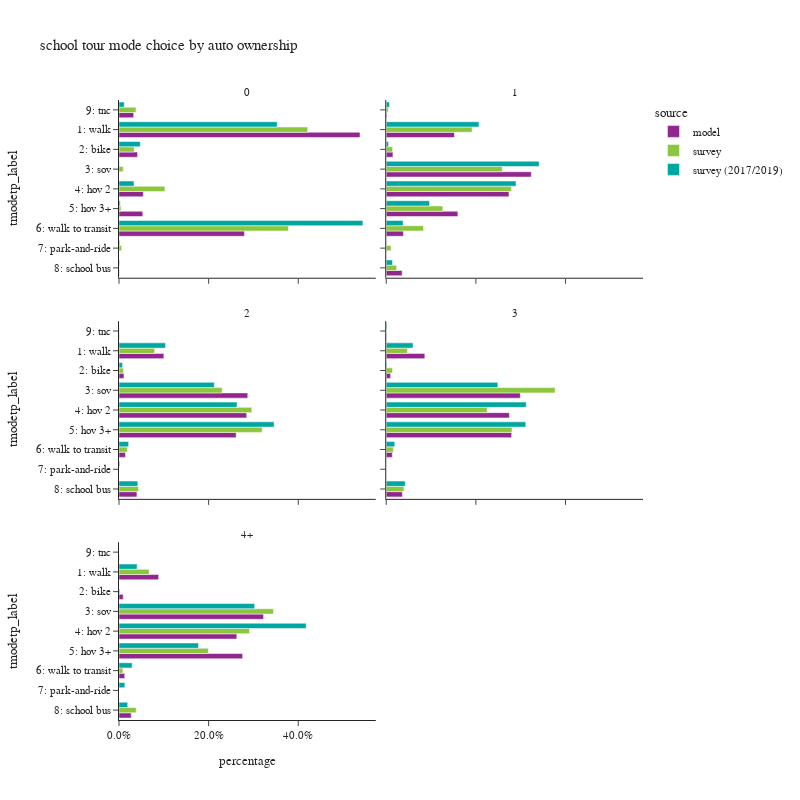

The code cell stored with this chart in its notebook:
### Code cell
plot_mode_choice(wk_tour.filter(pl.col('auto_ownership_4+')!="-1"),
                 "auto_ownership_4+",
                 {"auto_ownership_4+":["0","1","2","3","4+"],
                  "tmodetp_label":["1: walk","2: bike","3: sov","4: hov 2","5: hov 3+","6: walk to transit",
                                   "7: park-and-ride","8: school bus","9: other–survey only"]},
                 "auto ownership",2,800)

### Figure 1 — Plotly figure (JSON) as saved in the notebook; plotly's stock layout.template omitted (floating-point values rounded to 4 significant figures)
{"data": [{"alignmentgroup": "True", "customdata": [[9], [115720], [8895], [11664], [11410], [60247], [166], [7056]], "hovertemplate": "source=model<br>auto_ownership_4+=0<br>percentage=%{x}<br>tmodetp_label=%{y}<br>sample_count=%{customdata[0]}<extra></extra>", "legendgroup": "model", "marker": {"color": "#91268F", "pattern": {"shape": ""}}, "name": "model", "offsetgroup": "model", "orientation": "h", "showlegend": true, "textposition": "auto", "type": "bar", "x": [4.183e-05, 0.5378, 0.04134, 0.05421, 0.05303, 0.28, 0.0007715, 0.03279], "xaxis": "x5", "y": [null, "1: walk", "2: bike", "4: hov 2", "5: hov 3+", "6: walk to transit", "8: school bus", "9: tnc"], "yaxis": "y5"}, {"alignmentgroup": "True", "customdata": [[24], [140041], [13770], [297763], [251911], [146991], [35311], [32646], [1348]], "hovertemplate": "source=model<br>auto_ownership_4+=1<br>percentage=%{x}<br>tmodetp_label=%{y}<br>sample_count=%{customdata[0]}<extra></extra>", "legendgroup": "model", "marker": {"color": "#91268F", "pattern": {"shape": ""}}, "name": "model", "offsetgroup": "model", "orientation": "h", "showlegend": false, "textposition": "auto", "type": "bar", "x": [2.609e-05, 0.1523, 0.01497, 0.3237, 0.2739, 0.1598, 0.03839, 0.03549, 0.001466], "xaxis": "x6", "y": [null, "1: walk", "2: bike", "3: sov", "4: hov 2", "5: hov 3+", "6: walk to transit", "8: school bus", "9: tnc"], "yaxis": "y6"}, {"alignmentgroup": "True", "customdata": [[26], [158335], [17551], [454645], [450944], [413658], [22813], [63266], [1020]], "hovertemplate": "source=model<br>auto_ownership_4+=2<br>percentage=%{x}<br>tmodetp_label=%{y}<br>sample_count=%{customdata[0]}<extra></extra>", "legendgroup": "model", "marker": {"color": "#91268F", "pattern": {"shape": ""}}, "name": "model", "offsetgroup": "model", "orientation": "h", "showlegend": false, "textposition": "auto", "type": "bar", "x": [1.643e-05, 0.1001, 0.01109, 0.2873, 0.285, 0.2614, 0.01442, 0.03998, 0.0006446], "xaxis": "x3", "y": [null, "1: walk", "2: bike", "3: sov", "4: hov 2", "5: hov 3+", "6: walk to transit", "8: school bus", "9: tnc"], "yaxis": "y3"}, {"alignmentgroup": "True", "customdata": [[13], [69454], [7900], [241327], [221667], [225747], [10916], [29093], [483]], "hovertemplate": "source=model<br>auto_ownership_4+=3<br>percentage=%{x}<br>tmodetp_label=%{y}<br>sample_count=%{customdata[0]}<extra></extra>", "legendgroup": "model", "marker": {"color": "#91268F", "pattern": {"shape": ""}}, "name": "model", "offsetgroup": "model", "orientation": "h", "showlegend": false, "textposition": "auto", "type": "bar", "x": [1.612e-05, 0.08611, 0.009794, 0.2992, 0.2748, 0.2799, 0.01353, 0.03607, 0.0005988], "xaxis": "x4", "y": [null, "1: walk", "2: bike", "3: sov", "4: hov 2", "5: hov 3+", "6: walk to transit", "8: school bus", "9: tnc"], "yaxis": "y4"}, {"alignmentgroup": "True", "customdata": [[3], [43205], [4589], [157528], [128397], [134724], [6206], [13333], [276]], "hovertemplate": "source=model<br>auto_ownership_4+=4+<br>percentage=%{x}<br>tmodetp_label=%{y}<br>sample_count=%{customdata[0]}<extra></extra>", "legendgroup": "model", "marker": {"color": "#91268F", "pattern": {"shape": ""}}, "name": "model", "offsetgroup": "model", "orientation": "h", "showlegend": false, "textposition": "auto", "type": "bar", "x": [6.144e-06, 0.08849, 0.009399, 0.3226, 0.263, 0.2759, 0.01271, 0.02731, 0.0005653], "xaxis": "x", "y": [null, "1: walk", "2: bike", "3: sov", "4: hov 2", "5: hov 3+", "6: walk to transit", "8: school bus", "9: tnc"], "yaxis": "y"}, {"alignmentgroup": "True", "customdata": [[7], [262], [29], [11], [20], [13], [144], [5], [3], [14]], "hovertemplate": "source=survey<br>auto_ownership_4+=0<br>percentage=%{x}<br>tmodetp_label=%{y}<br>sample_count=%{customdata[0]}<extra></extra>", "legendgroup": "survey", "marker": {"color": "#8CC63E", "pattern": {"shape": ""}}, "name": "survey", "offsetgroup": "survey", "orientation": "h", "showlegend": true, "textposition": "auto", "type": "bar", "x": [0.006357, 0.4209, 0.034, 0.009471, 0.1025, 0.004403, 0.3781, 0.005851, 0.0005569, 0.03785], "xaxis": "x5", "y": [null, "1: walk", "2: bike", "3: sov", "4: hov 2", "5: hov 3+", "6: walk to transit", "7: park-and-ride", "8: school bus", "9: tnc"], "yaxis": "y5"}, {"alignmentgroup": "True", "customdata": [[10], [521], [70], [606], [427], [272], [77], [6], [41], [7]], "hovertemplate": "source=survey<br>auto_ownership_4+=1<br>percentage=%{x}<br>tmodetp_label=%{y}<br>sample_count=%{customdata[0]}<extra></extra>", "legendgroup": "survey", "marker": {"color": "#8CC63E", "pattern": {"shape": ""}}, "name": "survey", "offsetgroup": "survey", "orientation": "h", "showlegend": false, "textposition": "auto", "type": "bar", "x": [0.008335, 0.1916, 0.01421, 0.2591, 0.2793, 0.1263, 0.08316, 0.0106, 0.02322, 0.004247], "xaxis": "x6", "y": [null, "1: walk", "2: bike", "3: sov", "4: hov 2", "5: hov 3+", "6: walk to transit", "7: park-and-ride", "8: school bus", "9: tnc"], "yaxis": "y6"}, {"alignmentgroup": "True", "customdata": [[5], [263], [31], [548], [603], [548], [35], [5], [84], [5]], "hovertemplate": "source=survey<br>auto_ownership_4+=2<br>percentage=%{x}<br>tmodetp_label=%{y}<br>sample_count=%{customdata[0]}<extra></extra>", "legendgroup": "survey", "marker": {"color": "#8CC63E", "pattern": {"shape": ""}}, "name": "survey", "offsetgroup": "survey", "orientation": "h", "showlegend": false, "textposition": "auto", "type": "bar", "x": [0.0007936, 0.07954, 0.0098, 0.2302, 0.2963, 0.3196, 0.01867, 0.0003819, 0.04368, 0.0009201], "xaxis": "x3", "y": [null, "1: walk", "2: bike", "3: sov", "4: hov 2", "5: hov 3+", "6: walk to transit", "7: park-and-ride", "8: school bus", "9: tnc"], "yaxis": "y3"}, {"alignmentgroup": "True", "customdata": [[1], [48], [5], [217], [136], [105], [4], [26]], "hovertemplate": "source=survey<br>auto_ownership_4+=3<br>percentage=%{x}<br>tmodetp_label=%{y}<br>sample_count=%{customdata[0]}<extra></extra>", "legendgroup": "survey", "marker": {"color": "#8CC63E", "pattern": {"shape": ""}}, "name": "survey", "offsetgroup": "survey", "orientation": "h", "showlegend": false, "textposition": "auto", "type": "bar", "x": [0.0003416, 0.04728, 0.01397, 0.3769, 0.2253, 0.2808, 0.016, 0.03946], "xaxis": "x4", "y": [null, "1: walk", "2: bike", "3: sov", "4: hov 2", "5: hov 3+", "6: walk to transit", "8: school bus"], "yaxis": "y4"}, {"alignmentgroup": "True", "customdata": [[2], [15], [4], [85], [64], [27], [6], [8]], "hovertemplate": "source=survey<br>auto_ownership_4+=4+<br>percentage=%{x}<br>tmodetp_label=%{y}<br>sample_count=%{customdata[0]}<extra></extra>", "legendgroup": "survey", "marker": {"color": "#8CC63E", "pattern": {"shape": ""}}, "name": "survey", "offsetgroup": "survey", "orientation": "h", "showlegend": false, "textposition": "auto", "type": "bar", "x": [0.04823, 0.06724, 0.002324, 0.3447, 0.2912, 0.1993, 0.008629, 0.03834], "xaxis": "x", "y": [null, "1: walk", "2: bike", "3: sov", "4: hov 2", "5: hov 3+", "6: walk to transit", "8: school bus"], "yaxis": "y"}, {"alignmentgroup": "True", "customdata": [[8], [420], [36], [7], [32], [13], [340], [4], [3], [26]], "hovertemplate": "source=survey (2017/2019)<br>auto_ownership_4+=0<br>percentage=%{x}<br>tmodetp_label=%{y}<br>sample_count=%{customdata[0]}<extra></extra>", "legendgroup": "survey (2017/2019)", "marker": {"color": "#00A7A0", "pattern": {"shape": ""}}, "name": "survey (2017/2019)", "offsetgroup": "survey (2017/2019)", "orientation": "h", "showlegend": true, "textposition": "auto", "type": "bar", "x": [0.00322, 0.353, 0.04753, 0.0005918, 0.03353, 0.002715, 0.5444, 0.00178, 0.001484, 0.0118], "xaxis": "x5", "y": [null, "1: walk", "2: bike", "3: sov", "4: hov 2", "5: hov 3+", "6: walk to transit", "7: park-and-ride", "8: school bus", "9: tnc"], "yaxis": "y5"}, {"alignmentgroup": "True", "customdata": [[14], [1057], [58], [884], [808], [391], [252], [8], [44], [36]], "hovertemplate": "source=survey (2017/2019)<br>auto_ownership_4+=1<br>percentage=%{x}<br>tmodetp_label=%{y}<br>sample_count=%{customdata[0]}<extra></extra>", "legendgroup": "survey (2017/2019)", "marker": {"color": "#00A7A0", "pattern": {"shape": ""}}, "name": "survey (2017/2019)", "offsetgroup": "survey (2017/2019)", "orientation": "h", "showlegend": false, "textposition": "auto", "type": "bar", "x": [0.001195, 0.2069, 0.005174, 0.3412, 0.2896, 0.09668, 0.03766, 0.0002764, 0.014, 0.007322], "xaxis": "x6", "y": [null, "1: walk", "2: bike", "3: sov", "4: hov 2", "5: hov 3+", "6: walk to transit", "7: park-and-ride", "8: school bus", "9: tnc"], "yaxis": "y6"}, {"alignmentgroup": "True", "customdata": [[8], [551], [55], [816], [906], [817], [128], [11], [117], [10]], "hovertemplate": "source=survey (2017/2019)<br>auto_ownership_4+=2<br>percentage=%{x}<br>tmodetp_label=%{y}<br>sample_count=%{customdata[0]}<extra></extra>", "legendgroup": "survey (2017/2019)", "marker": {"color": "#00A7A0", "pattern": {"shape": ""}}, "name": "survey (2017/2019)", "offsetgroup": "survey (2017/2019)", "orientation": "h", "showlegend": false, "textposition": "auto", "type": "bar", "x": [0.0001914, 0.1038, 0.007997, 0.2127, 0.2635, 0.3462, 0.02146, 0.001872, 0.04197, 0.0002854], "xaxis": "x3", "y": [null, "1: walk", "2: bike", "3: sov", "4: hov 2", "5: hov 3+", "6: walk to transit", "7: park-and-ride", "8: school bus", "9: tnc"], "yaxis": "y3"}, {"alignmentgroup": "True", "customdata": [[2], [67], [3], [206], [209], [182], [20], [28], [2]], "hovertemplate": "source=survey (2017/2019)<br>auto_ownership_4+=3<br>percentage=%{x}<br>tmodetp_label=%{y}<br>sample_count=%{customdata[0]}<extra></extra>", "legendgroup": "survey (2017/2019)", "marker": {"color": "#00A7A0", "pattern": {"shape": ""}}, "name": "survey (2017/2019)", "offsetgroup": "survey (2017/2019)", "orientation": "h", "showlegend": false, "textposition": "auto", "type": "bar", "x": [0.002924, 0.05977, 0.001188, 0.2491, 0.3125, 0.3115, 0.01899, 0.04249, 0.001513], "xaxis": "x4", "y": [null, "1: walk", "2: bike", "3: sov", "4: hov 2", "5: hov 3+", "6: walk to transit", "8: school bus", "9: tnc"], "yaxis": "y4"}, {"alignmentgroup": "True", "customdata": [[18], [101], [95], [63], [6], [1], [10]], "hovertemplate": "source=survey (2017/2019)<br>auto_ownership_4+=4+<br>percentage=%{x}<br>tmodetp_label=%{y}<br>sample_count=%{customdata[0]}<extra></extra>", "legendgroup": "survey (2017/2019)", "marker": {"color": "#00A7A0", "pattern": {"shape": ""}}, "name": "survey (2017/2019)", "offsetgroup": "survey (2017/2019)", "orientation": "h", "showlegend": false, "textposition": "auto", "type": "bar", "x": [0.04043, 0.3028, 0.4177, 0.1774, 0.02928, 0.01309, 0.01937], "xaxis": "x", "y": ["1: walk", "3: sov", "4: hov 2", "5: hov 3+", "6: walk to transit", "7: park-and-ride", "8: school bus"], "yaxis": "y"}], "layout": {"annotations": [{"font": {}, "showarrow": false, "text": "4+", "x": 0.245, "xanchor": "center", "xref": "paper", "y": 0.2867, "yanchor": "bottom", "yref": "paper"}, {"font": {}, "showarrow": false, "text": "2", "x": 0.245, "xanchor": "center", "xref": "paper", "y": 0.6433, "yanchor": "bottom", "yref": "paper"}, {"font": {}, "showarrow": false, "text": "3", "x": 0.755, "xanchor": "center", "xref": "paper", "y": 0.6433, "yanchor": "bottom", "yref": "paper"}, {"font": {}, "showarrow": false, "text": "0", "x": 0.245, "xanchor": "center", "xref": "paper", "y": 1.0, "yanchor": "bottom", "yref": "paper"}, {"font": {}, "showarrow": false, "text": "1", "x": 0.755, "xanchor": "center", "xref": "paper", "y": 1.0, "yanchor": "bottom", "yref": "paper"}], "barmode": "group", "height": 800, "legend": {"title": {"text": "source"}, "tracegroupgap": 0}, "title": {"text": "school tour mode choice by auto ownership"}, "width": 800, "xaxis": {"anchor": "y", "domain": [0.0, 0.49], "tickformat": ".1%", "title": {"text": "percentage"}}, "xaxis2": {"anchor": "y2", "domain": [0.51, 1.0], "matches": "x", "tickformat": ".1%", "title": {"text": "percentage"}}, "xaxis3": {"anchor": "y3", "domain": [0.0, 0.49], "matches": "x", "showticklabels": false, "tickformat": ".1%"}, "xaxis4": {"anchor": "y4", "domain": [0.51, 1.0], "matches": "x", "showticklabels": false, "tickformat": ".1%"}, "xaxis5": {"anchor": "y5", "domain": [0.0, 0.49], "matches": "x", "showticklabels": false, "tickformat": ".1%"}, "xaxis6": {"anchor": "y6", "domain": [0.51, 1.0], "matches": "x", "showticklabels": false, "tickformat": ".1%"}, "yaxis": {"anchor": "x", "categoryarray": ["9: other–survey only", "8: school bus", "7: park-and-ride", "6: walk to transit", "5: hov 3+", "4: hov 2", "3: sov", "2: bike", "1: walk"], "categoryorder": "array", "domain": [0.0, 0.2867], "title": {"text": "tmodetp_label"}}, "yaxis2": {"anchor": "x2", "domain": [0.0, 0.2867], "matches": "y", "showticklabels": false}, "yaxis3": {"anchor": "x3", "categoryarray": ["9: other–survey only", "8: school bus", "7: park-and-ride", "6: walk to transit", "5: hov 3+", "4: hov 2", "3: sov", "2: bike", "1: walk"], "categoryorder": "array", "domain": [0.3567, 0.6433], "matches": "y", "title": {"text": "tmodetp_label"}}, "yaxis4": {"anchor": "x4", "domain": [0.3567, 0.6433], "matches": "y", "showticklabels": false}, "yaxis5": {"anchor": "x5", "categoryarray": ["9: other–survey only", "8: school bus", "7: park-and-ride", "6: walk to transit", "5: hov 3+", "4: hov 2", "3: sov", "2: bike", "1: walk"], "categoryorder": "array", "domain": [0.7133, 1.0], "matches": "y", "title": {"text": "tmodetp_label"}}, "yaxis6": {"anchor": "x6", "domain": [0.7133, 1.0], "matches": "y", "showticklabels": false}}}
